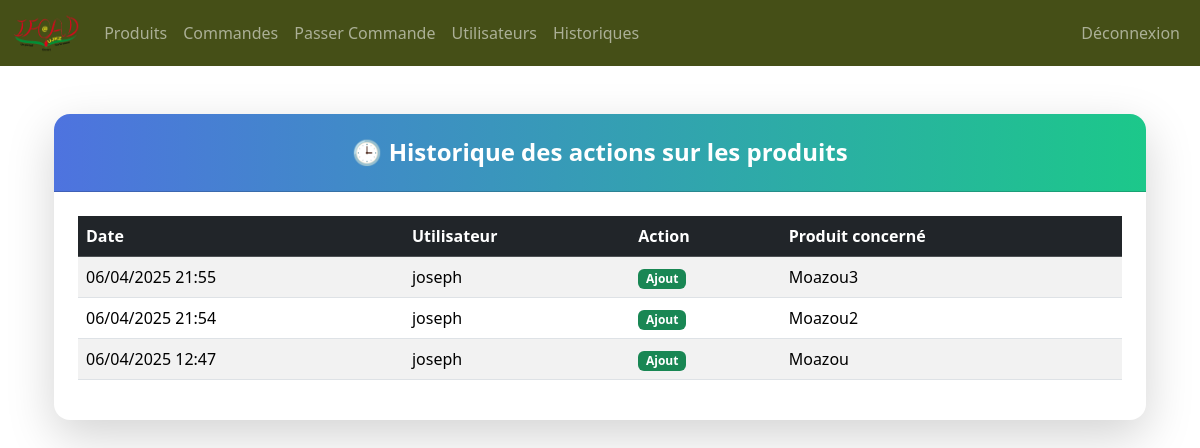
The app's page /historique/ (signed in), older data.
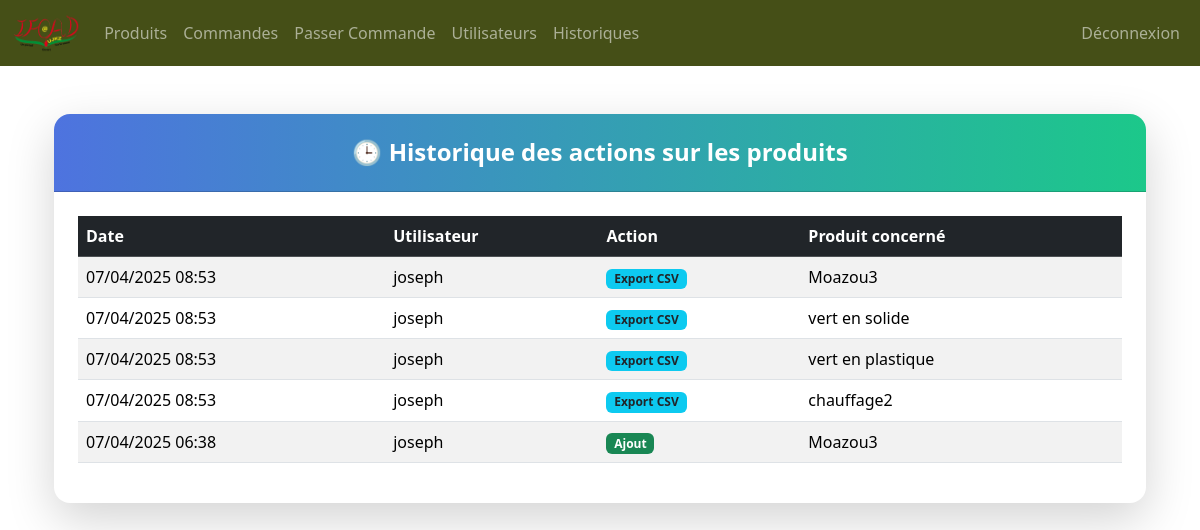
The same page, newer data.
### produits/models.py (models this page shows, shortened)
class HistoriqueProduit(models.Model):
    ACTIONS = (
        ('ajout', 'Ajout'),
        ('modification', 'Modification'),
        ('suppression', 'Suppression'),
        ('exporter en CSV', 'Exporter en CSV'),
        ('exporter en PDF', 'Exporter en PDF'),
    )
    utilisateur = models.ForeignKey(settings.AUTH_USER_MODEL, on_delete=models.CASCADE)
    produit = models.ForeignKey('Produit', on_delete=models.CASCADE)
    action = models.CharField(max_length=20, choices=ACTIONS)
    date_action = models.DateTimeField(default=timezone.now)

class Produit(models.Model):
    nom = models.CharField(max_length=255)
    description = models.TextField(blank=True, null=True)
    prix = models.DecimalField(max_digits=10, decimal_places=2)
    stock = models.PositiveIntegerField()  # Correction: "quantite" remplacé par "stock"
    categorie = models.ForeignKey(Categorie, on_delete=models.CASCADE, related_name='produits')
    date_ajout = models.DateTimeField(auto_now_add=True)

### users/models.py (models this page shows, shortened)
class Utilisateur(AbstractUser):
    ADMIN = "admin"
    EMPLOYE = "employe"
    CLIENT = "client"
    ROLES = [
        (ADMIN, "Administrateur"),
        (EMPLOYE, "Employé"),
        (CLIENT, "Client"),
    ]
    role = models.CharField(max_length=20, choices=ROLES, default=CLIENT)
    telephone = models.CharField(max_length=15, blank=True, null=True)
    adresse = models.TextField(blank=True, null=True)
    date_de_naissance = models.DateField(blank=True, null=True)
    photo_profil = models.ImageField(upload_to="photos_profils/", blank=True, null=True)

### users/views.py (the view)
# urls.py: path("historique/", historique_actions, name="historique_actions"),
@login_required(login_url='connexion')
def historique_actions(request):
    historique = HistoriqueProduit.objects.select_related('utilisateur', 'produit').order_by('-date_action')
    return render(request, "admin/historique_actions.html", {
        "historique": historique
    })

### templates/admin/historique_actions.html (shortened to what this page needs)
{% extends "base/index.html" %}
{% block content %}
<div class="container mt-5">
    <div class="card shadow-lg rounded-4 border-0">
        <div class="card-header text-white text-center py-4" style="background: linear-gradient(90deg, #4e73df 0%, #1cc88a 100%);">
            <h4 class="fw-bold mb-0">🕒 Historique des actions sur les produits</h4>
        </div>
        <div class="card-body p-4">
            {% if historique %}
                <div class="table-responsive">
                    <table class="table table-striped table-hover align-middle">
                        <thead class="table-dark">
                            <tr>
                                <th scope="col">Date</th>
                                <th scope="col">Utilisateur</th>
                                <th scope="col">Action</th>
                                <th scope="col">Produit concerné</th>
                            </tr>
                        </thead>
                        <tbody>
                            {% for entry in historique %}
                                <tr>
                                    <td>{{ entry.date_action|date:"d/m/Y H:i" }}</td>
                                    <td>{{ entry.utilisateur.username }}</td>
                                    <td>
                                        {% if entry.action == "ajout" %}
                                            <span class="badge bg-success">Ajout</span>
                                        {% elif entry.action == "modification" %}
                                            <span class="badge bg-warning text-dark">Modification</span>
                                        {% elif entry.action == "suppression" %}
                                            <span class="badge bg-danger">Suppression</span>
                                        {% elif entry.action == "exporter en CSV" %}
                                            <span class="badge bg-info text-dark">Export CSV</span>
                                        {% elif entry.action == "exporter en PDF" %}
                                            <span class="badge bg-primary">Export PDF</span>
                                        {% else %}
                                            {{ entry.action }}
                                        {% endif %}
                                    </td>
                                    <td>{{ entry.produit.nom }}</td>
                                </tr>
                            {% endfor %}
                        </tbody>
                    </table>
                </div>
            {% else %}
                <div class="alert alert-info text-center">Aucune action enregistrée pour l’instant.</div>
            {% endif %}
        </div>
    </div>
</div>
{% endblock %}

Row changes from the older to the newer data that the page shows:
removed HistoriqueProduit: date_action "06/04/2025 21:55", utilisateur.username "joseph", action "Ajout", produit.nom "Moazou3"
removed HistoriqueProduit: date_action "06/04/2025 21:54", utilisateur.username "joseph", action "Ajout", produit.nom "Moazou2"
removed HistoriqueProduit: date_action "06/04/2025 12:47", utilisateur.username "joseph", action "Ajout", produit.nom "Moazou"
added HistoriqueProduit: date_action "07/04/2025 08:53", utilisateur.username "joseph", action "Export CSV", produit.nom "Moazou3"
added HistoriqueProduit: date_action "07/04/2025 08:53", utilisateur.username "joseph", action "Export CSV", produit.nom "vert en solide"
added HistoriqueProduit: date_action "07/04/2025 08:53", utilisateur.username "joseph", action "Export CSV", produit.nom "vert en plastique"
added HistoriqueProduit: date_action "07/04/2025 08:53", utilisateur.username "joseph", action "Export CSV", produit.nom "chauffage2"
added HistoriqueProduit: date_action "07/04/2025 06:38", utilisateur.username "joseph", action "Ajout", produit.nom "Moazou3"
